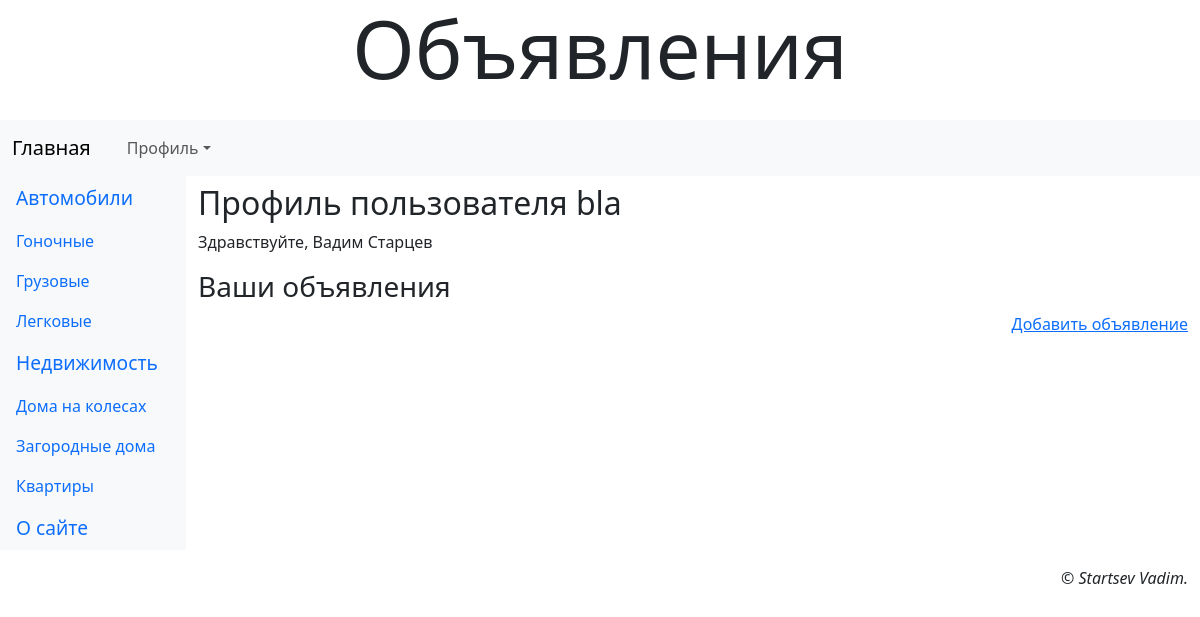
Page /accounts/profile/ (signed in) on the earlier database version.
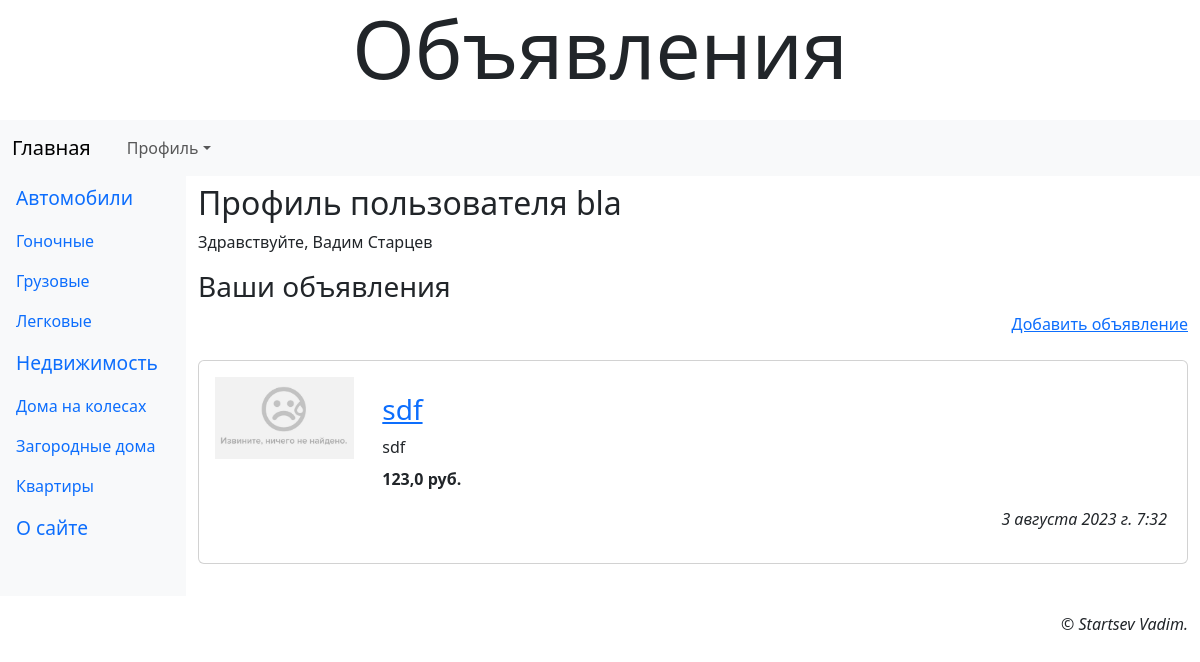
Same page on the later database version.
### landing/models.py (models this page shows, shortened)
class Rubric(models.Model):
    name = models.CharField(max_length=20, unique=True, verbose_name='Название')
    order = models.SmallIntegerField(default=0, db_index=True, verbose_name='Порядок')
    super_rubric = models.ForeignKey('SuperRubric', on_delete=models.PROTECT, null=True, blank=True, verbose_name='Надрубрика')

class AdvUser(AbstractUser):
    is_activated = models.BooleanField(default=True, db_index=True,
                                       verbose_name='Прошел активацию')
    send_messages = models.BooleanField(default=True,
                                        verbose_name='Оповещения')
    class Meta(AbstractUser.Meta):
        pass

class Bb(models.Model):
    rubric = models.ForeignKey(SubRubric, on_delete=models.PROTECT,
                               verbose_name='Рубрика')
    title = models.CharField(max_length=40, verbose_name='Товар')
    content = models.TextField(verbose_name='Описание')
    price = models.FloatField(default=0, verbose_name='Цена')
    contacts = models.TextField(verbose_name='Контакты')
    image = models.ImageField(blank=True, upload_to=get_timestamp_path,
                              verbose_name='Изображение')
    author = models.ForeignKey(AdvUser, on_delete=models.CASCADE,
                               verbose_name='Автор объявления')
    is_active = models.BooleanField(default=True, db_index=True,
                                    verbose_name='Активное')
    created_at = models.DateTimeField(auto_now_add=True, db_index=True,
                                      verbose_name='Опубликовано')
    class Meta:
        verbose_name_plural = 'Объявления'
        verbose_name = 'Объявление'
        ordering = ['-created_at']

### landing/views.py (the view)
# urls.py: path('accounts/profile/', profile, name='profile'),
@login_required
def profile(request):
    bbs = Bb.objects.filter(author=request.user.pk)
    context = {'bbs': bbs}
    return render(request, 'main/profile.html', context)

### landing/models.py (called while the page is built)
    def get_queryset(self):
        return super().get_queryset().filter(super_rubric__isnull=False)

### landing/templates/main/profile.html (shortened to what this page needs)
{% extends 'layout/basic.html' %}
{% load django_bootstrap5 %}
{% load static %}
{% load thumbnail %}
{% block content %}
    <h2>Профиль пользователя {{ user.username }}</h2>
    {% if user.first_name and user.last_name %}
    <p>Здравствуйте, {{ user.first_name }} {{ user.last_name }}</p>
    {% else %}
    <p>Здравствуйте</p>
    {% endif %}
    <h3>Ваши объявления</h3>
    <div class="row row-cols-md-auto justify-content-end">
        <a href="{% url 'landing:profile_bb_add' %}">Добавить объявление</a>
    </div>
    {% if bbs %}
        <div class="vstack gap-3 my-4">
            {% for bb in bbs %}
                <div class="card">
                    {% url 'landing:profile_bb_detail' pk=bb.pk as url %}
                    <div class="row p-3">
                        <a class="col-md-2" href="{{ url }}{{ all }}">
                            {% if bb.image %}
                            <div class="image-container">
                                <img class="img-fluid"
                                     src="{% thumbnail bb.image 'default' %}">
                            </div>
                            {% else %}
                            <div class="image-container">
                                <img class="img-fluid" src="{% static 'main/empty.jpg' %}">
                            </div>
                            {% endif %}
                        </a>
                        <div class="col-md-10 card-body">
                            <h3 class="card-title"><a href="{{ url }}{{ all }}">
                                {{ bb.title }}</a></h3>
                            <div class="card-text mb-2">{{ bb.content }}</div>
                            <p class="card-text fw-bold">{{ bb.price }} руб.</p>
                            <p class="card-text text-end fst-italic">
                                {{ bb.created_at }}</p>
                        </div>
                    </div>
                </div>
            {% endfor %}
        </div>
    {% endif %}
{% endblock %}

### landing/templates/layout/basic.html (shortened to what this page needs)
{% load django_bootstrap5 %}
{% load static %}
<!DOCTYPE html>
<head>
    {% bootstrap_css %}
    <link rel="stylesheet" type="text/css"
         href="{% static 'main/style.css' %}">
</head>
<body class="container-fluid">
    <header class="mb-4">
        <h1 class="display-1 text-center">Объявления</h1>
    </header>
    <nav class="row navbar navbar-expand-md bg-light">
        <div class="col container">
            <a class="navbar-brand"
                href="{% url 'landing:index' %}">Главная</a>
            <div class="collapse navbar-collapse justify-content-end"
                id="navbarNav">
                <div class="container">
                    <div class="navbar-nav ms-md-auto">
                        {% if user.is_authenticated %}
                        <div class="nav-item dropdown">
                            <a class="nav-link dropdown-toggle"
                                data-bs-toggle="dropdown" href="#">Профиль</a>
                        </div>
                        {% else %}
                        <a class="nav-link" href="{% url 'landing:register' %}">Регистрация</a>
                        <a class="nav-link" href="{% url 'landing:login' %}">Вход</a>
                        {% endif %}
                    </div>
                </div>
            </div>
        </div>
    </nav>
    <div class="row">
        <nav class="col-md-auto nav flex-column bg-light">
            {% for rubric in rubrics %}
                {% ifchanged rubric.super_rubric.pk %}
                <span class="nav-link root">{{ rubric.super_rubric.name }}</span>
                {% endifchanged %}
                <a class="nav-link" href="{% url 'landing:rubric_bbs' pk=rubric.pk %}">
                    {{ rubric.name }}
                </a>
            {% endfor %}
            <a class="nav-link root" href="{% url 'landing:other' page='about' %}">
                О сайте</a>
        </nav>
        <main class="col py-2">
            {% block content %}
            {% endblock %}
        </main>
    </div>
    <footer class="mt-3">
        <p class="text-end fst-italic">&copy; Startsev Vadim.</p>
    </footer>
</body>
</html>

### landing/static/main/style.css (style rules this page uses)
.root { font-size: larger; }
.image-container { max-width: 100%; overflow: hidden; }

Differences in the rows shown:
added Bb: title "sdf", content "sdf", price "123,0", created_at "3 августа 2023 г. 7:32"
